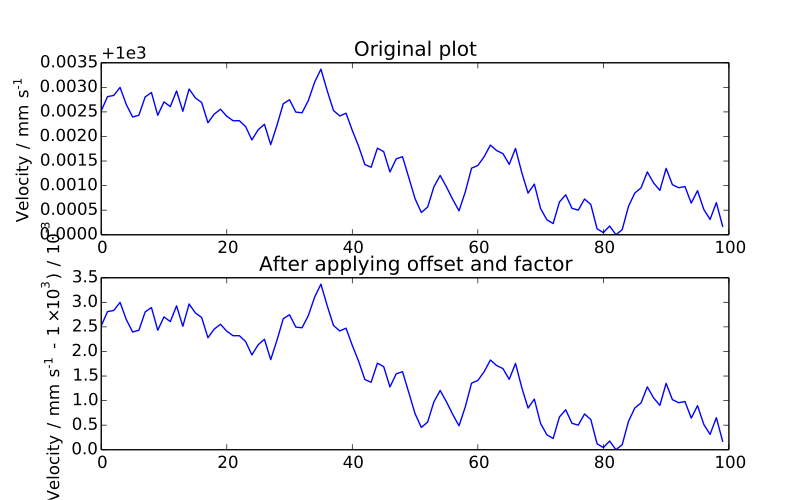

The script that drew this image:
#!/usr/bin/python

import numpy as np

from modelicares import util
from modelicares.texunit import number_label

# Generate some random data.
x = range(100)
y = np.cumsum(np.random.random(100) - 0.5)
y -= y.min()
y *= 1e-3
y += 1e3 # Small magnitude and large offset
ylabel = number_label('Velocity', 'mm/s')

# Plot the data.
ax = util.setup_subplots(2, 2, label='examples/shift_scale_y')[0]
for a in ax:
    a.plot(x, y)
    a.set_ylabel(ylabel)

# Shift and scale the axes.
ax[0].set_title('Original plot')
ax[1].set_title('After applying offset and factor')
util.shift_scale_y(ax[1])
